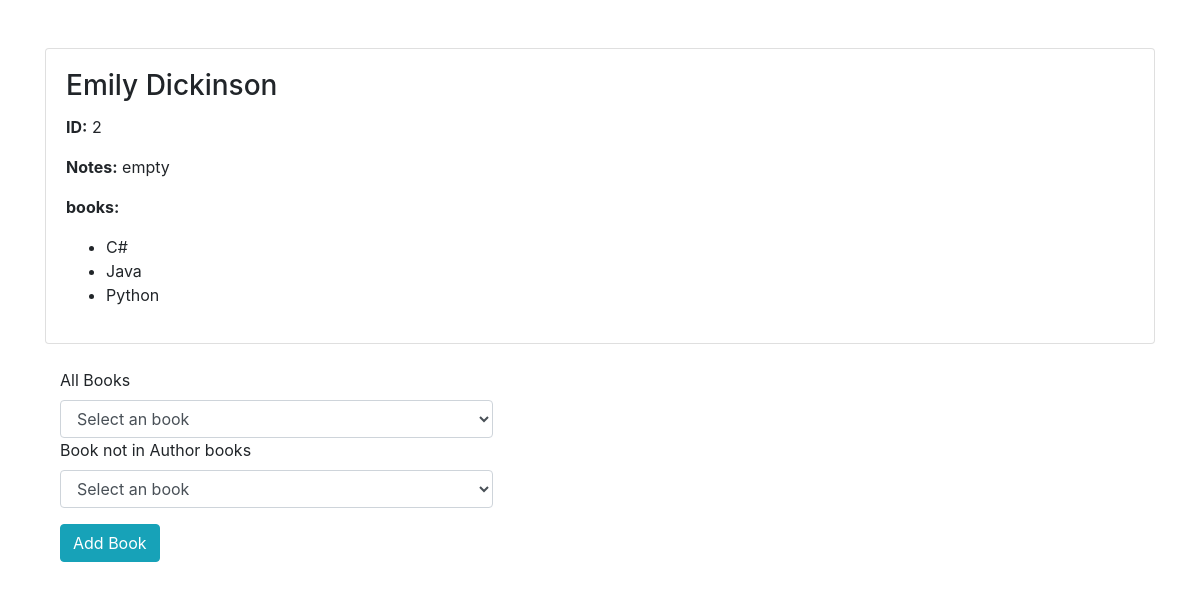
Before: /authors/2 with the older database file.
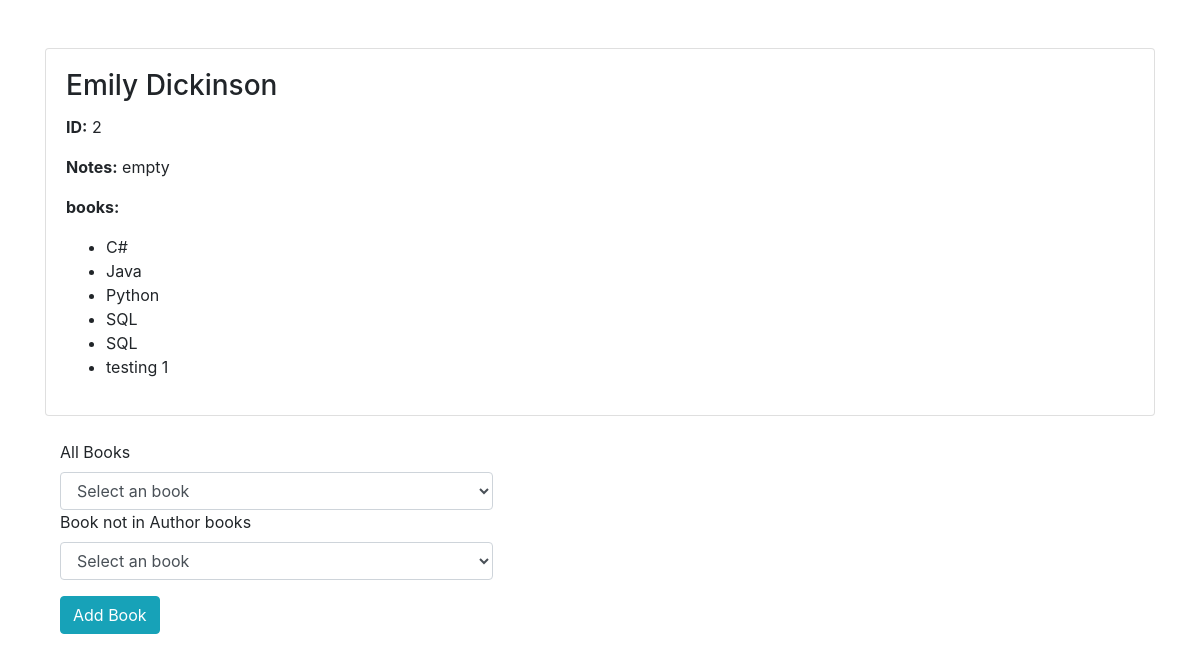
After: the same page with the newer database file.
### books_authors_app/models.py (models this page shows)
class Book(models.Model):
    title = models.CharField(max_length=255)
    description = models.TextField()
    created_at = models.DateTimeField(auto_now_add=True)
    updated_at = models.DateTimeField(auto_now=True)

### books_authors_app/views.py (the view)
# urls.py: path('authors/<int:id>',views.show_author_details),
def show_author_details(request, id):
    context = {
        'author': models.get_author_by_id(id),
        'books':models.get_all_books(),
        'not_in':models.get_all_book_not_in_author_books(id),
    }
    return render (request, "show_author.html", context)

### books_authors_app/models.py (called while the page is built)
def get_all_books():
    return Book.objects.all()

def get_author_by_id(id):
    return Author.objects.get(id = id)

def get_all_book_not_in_author_books(id):
    author = get_author_by_id(id)
    author_books = author.books.all()
    return Book.objects.exclude(id__in=[book.id for book in author_books])

### books_authors_app/templates/show_author.html (shortened to what this page needs)
<!DOCTYPE html>
<html lang="en">
<head>
    <link href="https://stackpath.bootstrapcdn.com/bootstrap/4.5.2/css/bootstrap.min.css" rel="stylesheet">
</head>
<body>
    <div class="container">
        <div class="card mt-5">
            <div class="card-body">
                <h3 class="card-title">{{ author.first_name }} {{ author.last_name }}</h3>
                <p class="card-text"><strong>ID:</strong> {{ author.id }}</p>
                <p class="card-text"><strong>Notes:</strong> {{ author.notes }}</p>
                <p class="card-text"><strong>books:</strong></p>
                <ul>
                    {% for book in author.books.all %}
                    <li>{{ book.title }}</li>
                    {% endfor %}
                </ul>
            </div>
        </div>
        <form action="/add_book_for_author" method="post" class="needs-validation col-md-5 mt-4" novalidate>
            <div class="form-group">
                <label for="in">All Books</label>
                <select class="form-control" name="book" required>
                    <option value="" disabled selected>Select an book</option>
                </select>
                <label for="not_in">Book not in Author books</label>
                <select class="form-control" name="book" required>
                    <option value="" disabled selected>Select an book</option>
                </select>
            </div>
            <button type="submit" class="btn btn-info">Add Book</button>
        </form>
    </div>
</body>
</html>

Changed rows visible on the page:
added Book: title "SQL"
added Book: title "SQL"
added Book: title "testing 1"
